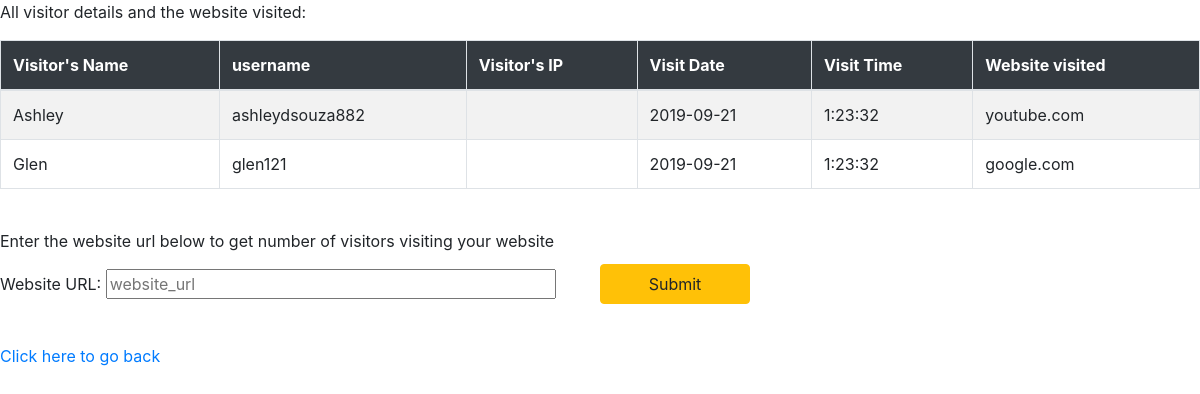
Page /logs.php on the earlier database version.
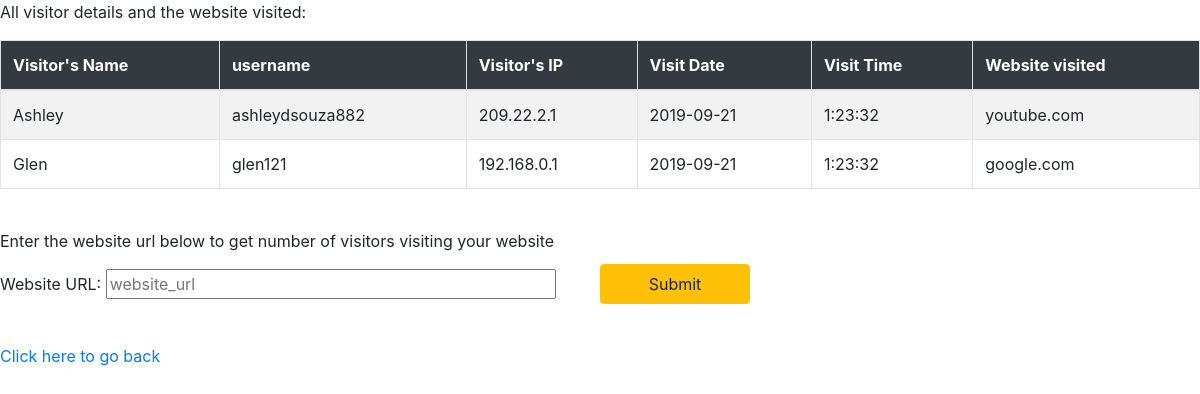
Same page on the later database version.
### tables this page shows
create table Visits(vdate date, vtime varchar(10),visitor_id varchar(15),website_url
varchar(20),primary key(visitor_id,website_url),foreign key(visitor_id) references
Visitor(visitor_id),foreign key(website_url) references Website(website_url));

create table Visitor(visitor_id VARCHAR(15),visitor_name varchar(20),email varchar(30), password varchar(32),visitor_ip varchar(50) ,primary key(visitor_id));

### logs.php (the view, shortened to what this page needs)
<!DOCTYPE html>
<html lang="en">
<head>
    <link rel="stylesheet" href="https://maxcdn.bootstrapcdn.com/bootstrap/4.1.0/css/bootstrap.min.css">
</head>
<body>
 <?php
  include('config.php');
  $q="SELECT visitor_name,visitor.visitor_id,visitor.visitor_ip,vdate,vtime,website_url FROM visitor JOIN visits ON visitor.visitor_id=visits.visitor_id;";
  $result=$con->query($q) or die($mysqli->error);
 ?>
<p>All visitor details and the website visited: </p>
<div class="justify-content-center">
<table class="table table-bordered table-striped">
		<thead>
			<tr class="bg-dark text-white">
				<th>Visitor's Name</th>
                <th>username</th>
                <th>Visitor's IP</th>
				<th>Visit Date</th>
			    <th>Visit Time</th>
                <th>Website visited</th>
            </tr>
		</thead>
<?php while($row=$result->fetch_assoc()){  ?>
<tr>
	<td><?php echo $row['visitor_name'];?></td>
    <td><?php echo $row['visitor_id'];?></td>
    <td><?php echo $row['visitor_ip'];?></td>
    <td><?php echo $row['vdate'];?></td>
    <td><?php echo $row['vtime'];?></td>
    <td><?php echo $row['website_url'];?></td>
</tr>
<?php } ?>
</table>
</div>
<br>
<p>Enter the website url below to get number of visitors visiting your website</p>
<form action="logs.php" method="POST">
    <div class="row">
        <div class="form-group col-lg-6" >
                        <label>   Website URL:</label>
                        <input  style="width:450px" type="text" name="websiteurl" id="websiteurl" class-"form-control" placeholder="website_url" required>
        </div>
        <button style=" height:40px;width:150px;margin-top:-5px" name="submitwebsite" class="btn btn-warning" type="submit">Submit</button>
    </div>
</form>
<br>
<a href="search.php">Click here to go back</a>
</body>
</html>

Differences in the rows shown:
changed through a linked row, visits "youtube.com": visitor.visitor_ip (not shown) → "209.22.2.1"
changed through a linked row, visits "google.com": visitor.visitor_ip (not shown) → "192.168.0.1"
